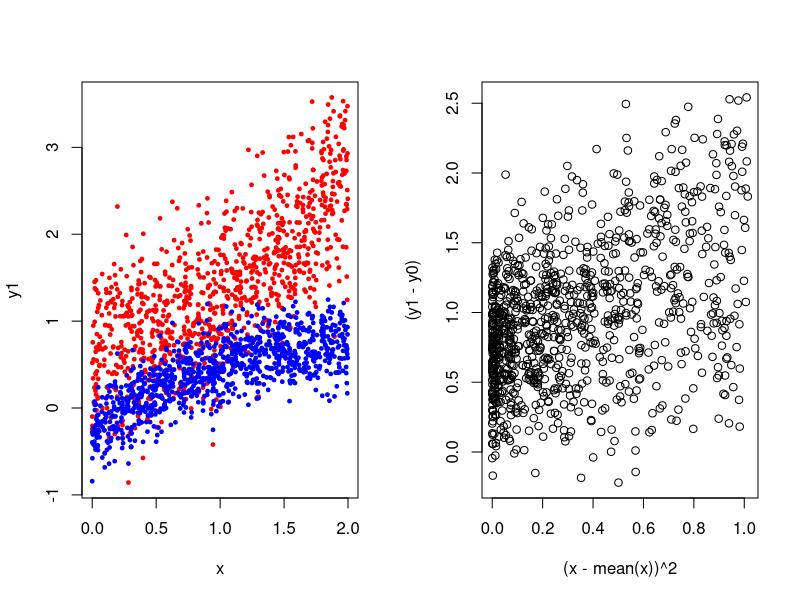

This chart was generated by the following R code:
## ---- chunk 1
knitr::opts_chunk$set(echo = TRUE)
library(xtable)
## ---- chunk 2
N <- 1000
x <- runif(N, 0, 2)
y0 <- .5*x - .25*(x-mean(x))^2 +.25*rnorm(N)
y1 <- 2*y0 + .25 + (x-mean(x))^2 + .25*rnorm(N)
index <- 1:N
potcov <- data.frame(index, y1,y0,x)
## ---- chunk 3
par(mfrow=c(1,2))
yrange <- range(c(y1,y0))
plot(x,y1, pch=19, ylim=yrange, cex=.5, col="red")
points(x,y0, pch=19, cex=.5, col="blue")
plot((x-mean(x))^2, (y1-y0))
## ---- chunk 4
# Sample sizes
n.vec <- c(20,40,80,160,320)

nsim <- 2000

# vectors to store results
sate.hat.noadj <- sate.hat.simpadj <- sate.hat.intadj <- sate <- matrix(NA, ncol=length(n.vec), nrow=nsim)

for(j in 1:length(n.vec)){
n <- n.vec[j]

	for(i in 1:nsim){

		# Simple random sample without replacement
		potcov.s <- potcov[potcov$index %in% sample(potcov$index, n),]
		
		sate[i,j] <- mean(potcov.s$y1 - potcov.s$y0)
		
		# Complete random assignment of treatment
		n1 <- floor(.33*n) 	# you can play around with treatment allocation.
							# this is set to an imbalanced design.
		potcov.s$D <- 0
		potcov.s$D[potcov.s$index %in% sample(potcov.s$index, n1)] <- 1

		potcov.s$Y <- with(potcov.s, D*y1 + (1-D)*y0)

		# No adjustment (difference in means)
		ols.1 <- lm(Y~D, data=potcov.s)

		# Simple covariate adjustment
		ols.2 <- lm(Y~D+x, data=potcov.s)

		# Two equivalent ways of doing OLS with covariate interaction adjustment:
		ols.3 <- lm(Y~D*I(x-mean(x)), data=potcov.s)
		# This interacted regression uses the centered X variable.
		# The resulting coefficient on D is the same what you would get
		# if you ran the interacted regression without centering X, but then
		# computed the difference in means using the predicted values from 
		# that latter regression.  Note that in the latter regression (without
		# centering X), the coefficient on D is not the estimate of the SATE.

		sate.hat.noadj[i,j] <- coef(ols.1)["D"]
		sate.hat.simpadj[i,j] <- coef(ols.2)["D"]
		sate.hat.intadj[i,j] <- coef(ols.3)["D"]
	}
}

se.sate.hat.noadj <- apply(sate.hat.noadj, 2, sd)
bias.sate.hat.noadj <- apply(sate.hat.noadj-sate, 2, mean)
std.bias.sate.hat.noadj <- bias.sate.hat.noadj/se.sate.hat.noadj

se.sate.hat.simpadj <- apply(sate.hat.simpadj, 2, sd)
bias.sate.hat.simpadj <- apply(sate.hat.simpadj-sate, 2, mean)
std.bias.sate.hat.simpadj <- bias.sate.hat.simpadj/se.sate.hat.simpadj

se.sate.hat.intadj <- apply(sate.hat.intadj, 2, sd)
bias.sate.hat.intadj <- apply(sate.hat.intadj-sate, 2, mean)
std.bias.sate.hat.intadj <- bias.sate.hat.intadj/se.sate.hat.intadj

res.tab <- cbind(c("SE","Bias","Bias/SE","SE","Bias","Bias/SE","SE","Bias","Bias/SE"),
			round(1000*rbind(	se.sate.hat.noadj,
					bias.sate.hat.noadj,
					std.bias.sate.hat.noadj,
					se.sate.hat.simpadj,
					bias.sate.hat.simpadj,
					std.bias.sate.hat.simpadj,
					se.sate.hat.intadj,
					bias.sate.hat.intadj,
					std.bias.sate.hat.intadj),0)/1000)
res.tab.out <- cbind(c("No adjustment","","",
						"Simple adjustment","","",
						"Interacted adjustment","",""), res.tab)
colnames(res.tab.out) <- c("Estimator","Statistic",paste("N=",n.vec,sep=""))
## ---- chunk 5
print(xtable(res.tab.out, align=rep("r", ncol(res.tab.out)+1)), 
	include.rownames =F, 
	type="html")
